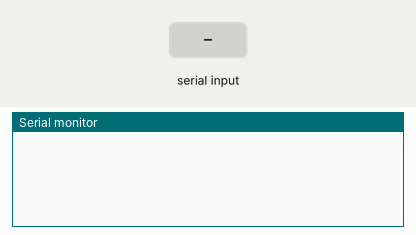
Simulated run of this sketch. Board: Arduino Uno, built with avr-gcc and run on an emulated ATmega328P. Shown: the last lines printed to the serial monitor. The inputs (shaded band) are chosen by the test bench.

Above: at 1.2 s.
1.3 s: "set 1\n" received over Serial
At 2.5 s:
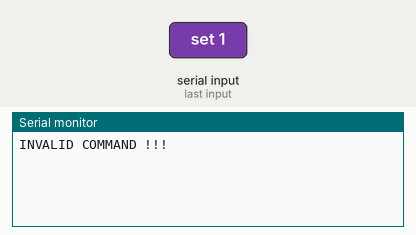
2.8 s: "200\n" received over Serial
At 3.5 s:
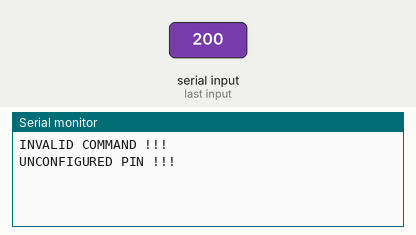

The sketch:

Servo_Control_Start.ino
```cpp
#include <Servo.h>

String m;             //String input

Servo sv_1,sv_2,sv_3;
int start;
boolean a1,a2,a3;
int x1,x2,x3;          //position of servo arm

int motor,angle;

void setup()
{
  Serial.begin(9600);
  a1=false;
  a2=false;
  a3=false;
  start=0;
}

void loop()
{
  m="";
  m=rmsg();
  if(m!="")
  {
    cmd(m);
  }
}

String rmsg()
{
  m="";
  char c='\0';
    while(Serial.available()>0)
    {
      c=Serial.read();
      if(c=='\n')
      {
        break;
      }
      delay(2);
      m+=c;
    }
   return m;
}

int toNumber(String a)
{
  int x=1,i;
  char c;
  for(i=0;i<a.length();i++)
  {
    c=a.charAt(i);
    if(c<48||c>57)
    {
      return -1;
    }
  }
  return a.toInt();
}

void activate(int m,int pos,int pin)
{
  if(m==1)
  {
    sv_1.attach(pin);
    sv_1.write(pos);
    a1=true;
  }
  if(m==2)
  {
    sv_2.attach(pin);
    sv_2.write(pos);
    a2=true;
  }
  else if(m==3)
  {
    sv_3.attach(pin);
    sv_3.write(pos);
    a3=true;
  }
}

void moveArm(int m,int pos)
{
  if(m==1&&a1)
  {
    sv_1.write(pos);
  }
  else if(m==2&&a2)
  {
    sv_2.write(pos);
  }
  else if(m==3&&a3)
  {
    sv_3.write(pos);
  }
  else
  {
    Serial.println("UNCONFIGURED PIN !!!");
  }
}

boolean separate(String a)
{
  if(a.length()>=3&&toNumber(a)!=-1&&a.indexOf('0')==1)
  {
    motor=toNumber(a.substring(0,1));
    angle=toNumber(a.substring(2));
    return ((motor==1)||(motor==2)||(motor==3))&&(angle>=0&&angle<=180);
  }
  else
  {
    return false;
  }
}

void invalid()
{
  Serial.println("INVALID COMMAND !!!");
}

void cmd(String a)
{
  int seg1,seg2,pinN;
  if(separate(a))
  {
    moveArm(motor,angle);
  }
  else if(a.length()>4&&a.indexOf("set")==0)
  {
    seg1=a.indexOf(' ');
    seg2=a.lastIndexOf('#');
    if(seg1!=-1&&seg2!=-1&&seg2<(a.length()-1)&&(seg2-seg1)>1)
    {
      pinN=toNumber(a.substring(seg2+1));
       if(pinN!=-1&&separate(a.substring(seg1+1,seg2)))
       {
         Serial.println("ACTIVATED !!!");
         activate(motor,angle,pinN);
       }
      else
      {
        invalid();
      }
    }
    else
    {
      invalid();
    }
  }
  else
  {
    invalid();
  }
}
```

Measured:
- after the input at 1.3 s, the serial monitor: prints a new line at once (image 1)
- after the input at 2.8 s, the serial monitor: prints a new line at once (image 2)
